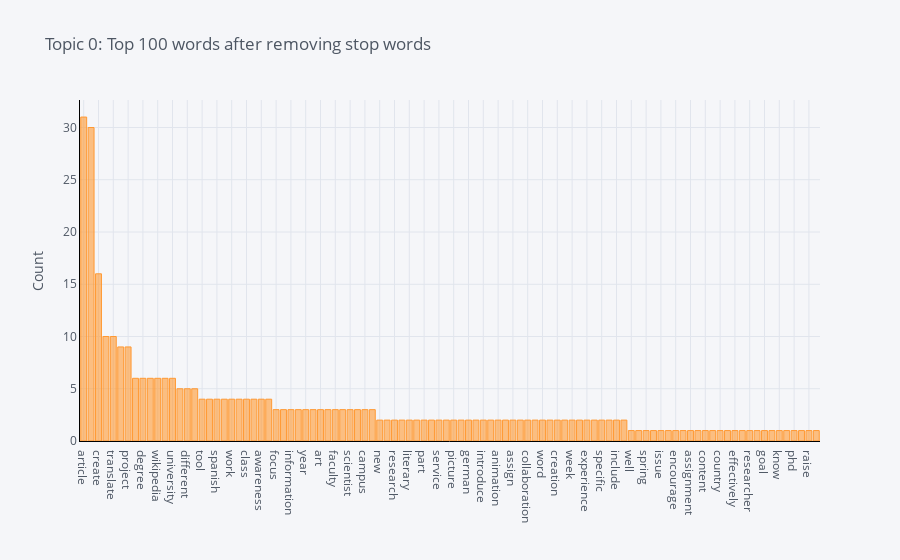

Notebook cell for this chart:
### Markdown cell above
# 5. Analyze Model

### Code cell
plot_model(lda)

### Figure 1 — Plotly figure (JSON) as saved in the notebook; plotly's stock layout.template omitted (floating-point values rounded to 4 significant figures)
{"data": [{"marker": {"color": "rgba(255, 153, 51, 0.6)", "line": {"color": "rgba(255, 153, 51, 1.0)", "width": 1}}, "name": "count", "orientation": "v", "text": "", "type": "bar", "x": ["article", "student", "create", "improve", "translate", "edit", "project", "subject", "degree", "language", "wikipedia", "topic", "university", "woman", "different", "involve", "tool", "wikimedia", "spanish", "translation", "work", "common", "class", "write", "awareness", "science", "focus", "social", "information", "improved", "year", "history", "art", "page", "faculty", "scientific", "scientist", "environmental", "campus", "educational", "new", "learn", "research", "linguistic", "literary", "relate", "part", "one", "service", "presence", "picture", "relation", "german", "academic", "introduce", "add", "animation", "assigment", "assign", "writer", "collaboration", "communication", "word", "course", "creation", "develop", "week", "ethnology", "experience", "french", "specific", "turkish", "include", "innovation", "well", "use", "spring", "aboriginal", "issue", "semester", "encourage", "allow", "assignment", "centre", "content", "contribution", "country", "drive", "effectively", "estonian", "researcher", "fall", "goal", "guide", "know", "outreach", "phd", "primarily", "raise", "young"], "y": [31, 30, 16, 10, 10, 9, 9, 6, 6, 6, 6, 6, 6, 5, 5, 5, 4, 4, 4, 4, 4, 4, 4, 4, 4, 4, 3, 3, 3, 3, 3, 3, 3, 3, 3, 3, 3, 3, 3, 3, 2, 2, 2, 2, 2, 2, 2, 2, 2, 2, 2, 2, 2, 2, 2, 2, 2, 2, 2, 2, 2, 2, 2, 2, 2, 2, 2, 2, 2, 2, 2, 2, 2, 2, 1, 1, 1, 1, 1, 1, 1, 1, 1, 1, 1, 1, 1, 1, 1, 1, 1, 1, 1, 1, 1, 1, 1, 1, 1, 1]}], "layout": {"legend": {"bgcolor": "#F5F6F9", "font": {"color": "#4D5663"}}, "paper_bgcolor": "#F5F6F9", "plot_bgcolor": "#F5F6F9", "title": {"font": {"color": "#4D5663"}, "text": "Topic 0: Top 100 words after removing stop words"}, "xaxis": {"gridcolor": "#E1E5ED", "linecolor": "black", "showgrid": true, "tickfont": {"color": "#4D5663"}, "title": {"font": {"color": "#4D5663"}, "text": ""}, "zerolinecolor": "#E1E5ED"}, "yaxis": {"gridcolor": "#E1E5ED", "linecolor": "black", "showgrid": true, "tickfont": {"color": "#4D5663"}, "title": {"font": {"color": "#4D5663"}, "text": "Count"}, "zerolinecolor": "#E1E5ED"}}}
